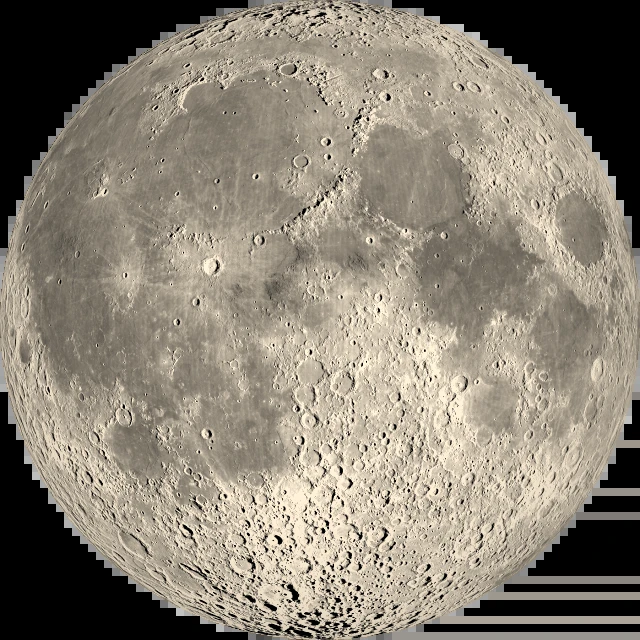
#> input picture site/assets/img/moon.webp, 640 x 640 px
$ python moon.py ../site/assets/img/moon.webp ../site/assets/img/moon.webp 3
#> lines starting #> are read from the running program, lines starting #| are printed output that depends on the picture
"""Moon disc for the opening gate, from NASA's public-domain LRO WAC near-side mosaic
(NASA/GSFC/Arizona State University, via Wikimedia Commons: File:Moon_nearside_LRO.jpg).

python3 tools/moon.py <Moon_nearside_LRO.jpg> site/assets/img/moon.webp [size]
"""
import sys
import numpy as np
import cv2

src, dst = sys.argv[1], sys.argv[2]
N = int(sys.argv[3]) if len(sys.argv) > 3 else 720
im = cv2.imread(src).astype(np.float32) / 255
g = im.mean(axis=2)
# find the disc: the bright region's extent
ys, xs = np.where(g > .08)
cx, cy = (xs.min() + xs.max()) / 2, (ys.min() + ys.max()) / 2
#> cx = 319.5; cy = 319.5
r = max(xs.max() - xs.min(), ys.max() - ys.min()) / 2
#> r = 319.5
pad = int(r * 1.0)
#> pad = 319
crop = im[int(cy - pad):int(cy + pad), int(cx - pad):int(cx + pad)]
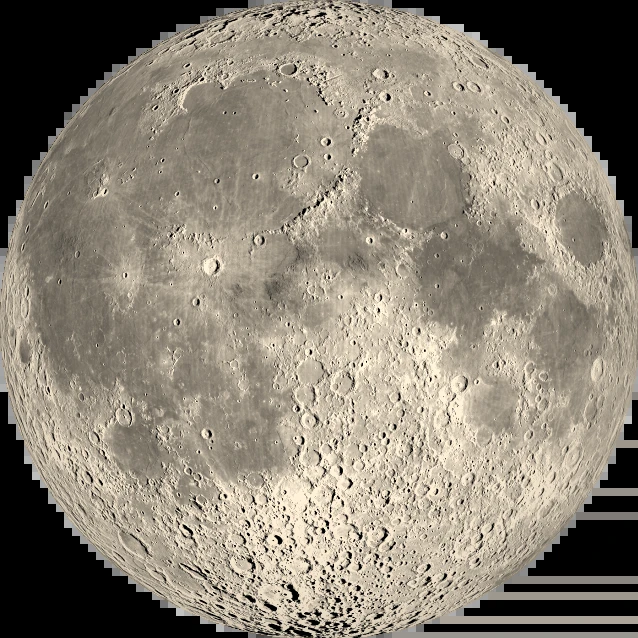
#> crop: shape (638, 638, 3) float32; mean B, G, R 0.459, 0.512, 0.544
crop = cv2.resize(crop, (N, N), interpolation=cv2.INTER_AREA)
yy, xx = np.mgrid[0:N, 0:N].astype(np.float32)
d = np.hypot(xx - N / 2 + .5, yy - N / 2 + .5) / (N / 2)
lum = crop.mean(axis=2)
#> lum = [[0.292, 0.572, 0.379], [0.537, 0.646, 0.584], [0.364, 0.683, 0.489]]
# soft tone curve: open the maria a little, keep crater relief
lum = np.clip((lum - .03) / .5, 0, 1) ** .72
#> lum = [[0.628, 1, 0.771], [1, 1, 1], [0.748, 1, 0.941]]
# gentle limb darkening so it reads as a sphere at full phase, plus a cool rim
mu = np.sqrt(np.clip(1 - d * d, 0, 1))
lum = lum * (.72 + .28 * mu ** .6)
#> lum = [[0.543, 0.955, 0.667], [0.955, 1, 0.955], [0.647, 0.955, 0.814]]
tint = np.array([.84, .94, 1.0])[None, None, :]  # BGR: warm ivory
col = lum[..., None] * tint * 1.04
alpha = np.clip((1 - d) * N / 2 / 1.2, 0, 1)
out = np.dstack([np.clip(col, 0, 1) * 255, alpha * 255]).astype(np.uint8)
cv2.imwrite(dst, out, [cv2.IMWRITE_WEBP_QUALITY, 90])
print(dst, N)

$ run again, with site/assets/img/botanical.webp copied over site/assets/img/moon.webp
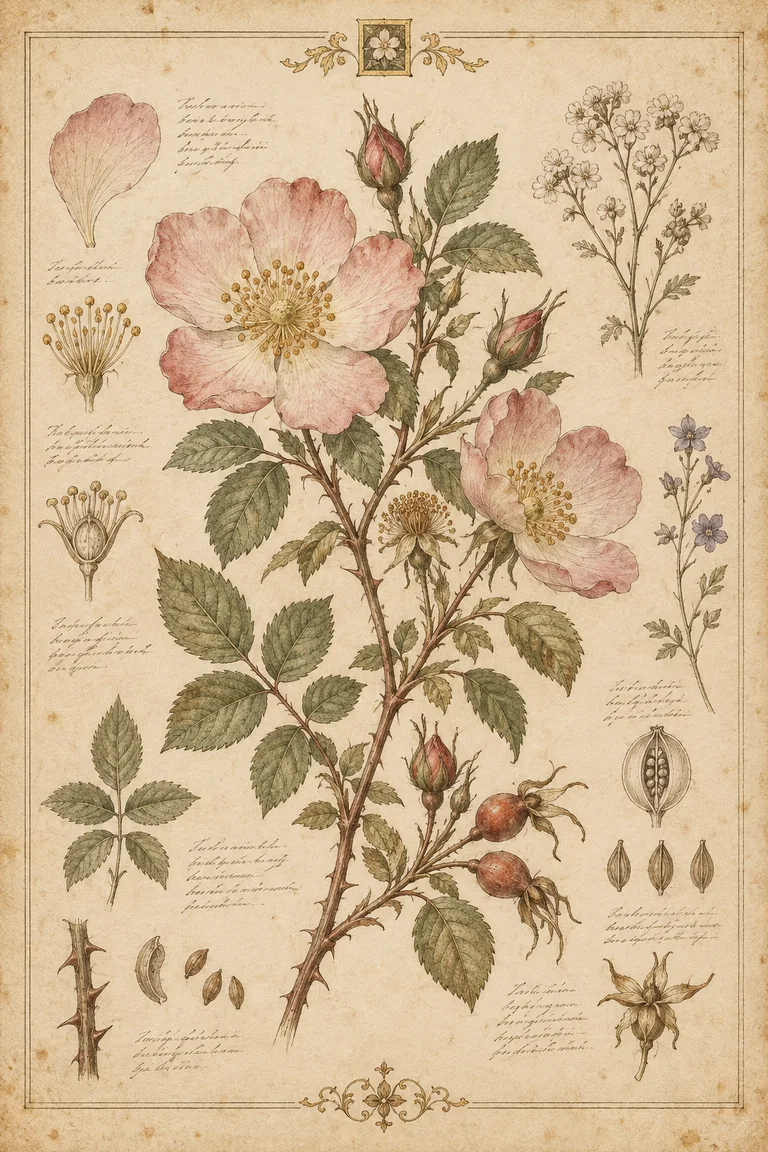
#> input picture site/assets/img/botanical.webp, 768 x 1152 px
#> `g = im.mean(axis=2)`:
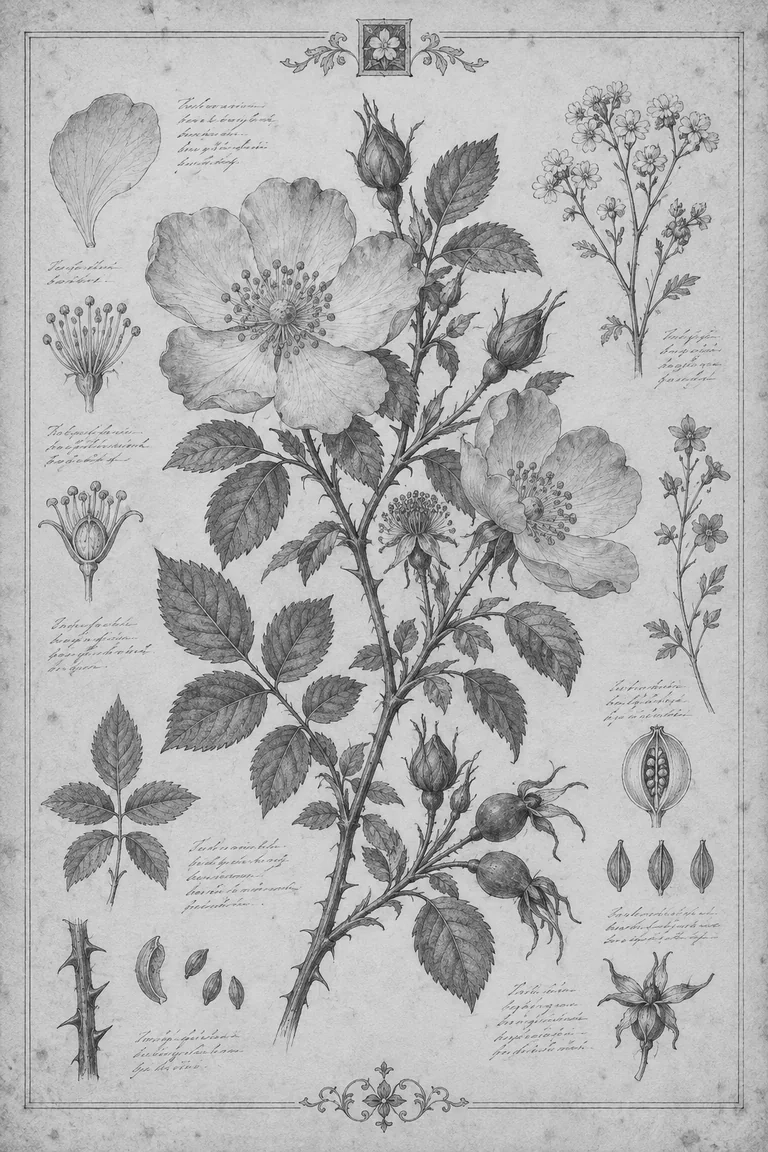
#> g: shape (1152, 768) float32; min 0.0575, max 0.944, mean 0.699
#> cx = 383.5; cy = 575.5
#> pad = 575
#> `crop = im[int(cy - pad):int(cy + pad), int(cx - pad):int(cx + pad)]`:
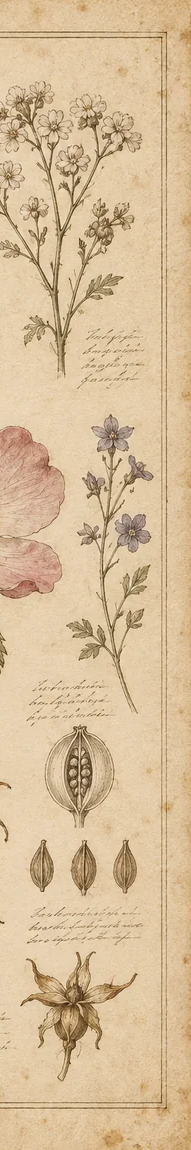
#> crop: shape (1150, 191, 3) float32; mean B, G, R 0.603, 0.742, 0.842
#> `lum = crop.mean(axis=2)`: lum = [[0.722, 0.719, 0.736], [0.745, 0.725, 0.735], [0.755, 0.698, 0.732]]
#> `lum = np.clip((lum - .03) / .5, 0, 1) ** .72`: lum = [[1, 1, 1], [1, 1, 1], [1, 1, 1]]
#> `lum = lum * (.72 + .28 * mu ** .6)`: lum = [[0.865, 0.955, 0.865], [0.955, 1, 0.955], [0.865, 0.955, 0.865]]

$ run again, with site/assets/img/cake.webp copied over site/assets/img/moon.webp
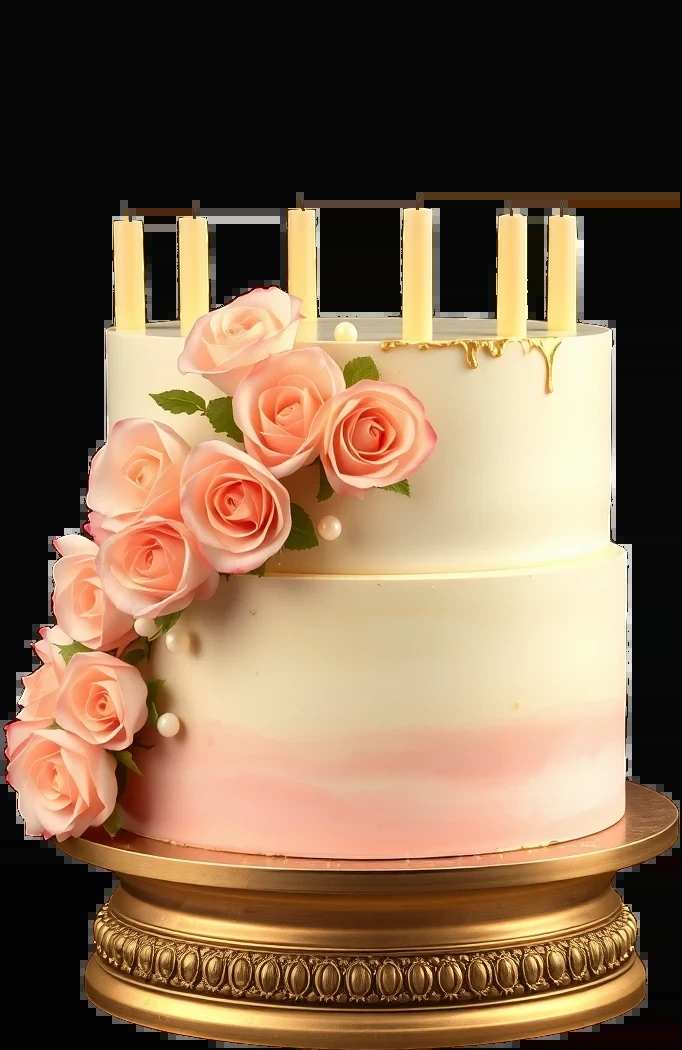
#> input picture site/assets/img/cake.webp, 682 x 1050 px
#> `g = im.mean(axis=2)`:
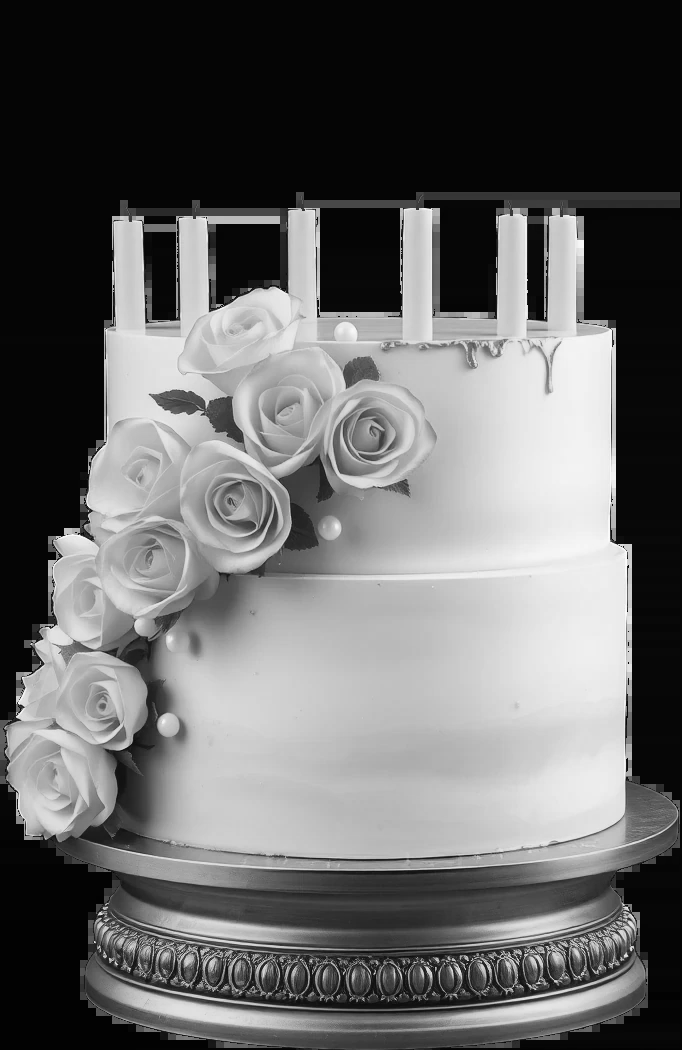
#> g: shape (1050, 682) float32; min 0.00654, max 0.992, mean 0.403
#> cx = 339.5; cy = 620.5
#> r = 428.5
#> pad = 428
#> `crop = im[int(cy - pad):int(cy + pad), int(cx - pad):int(cx + pad)]`:
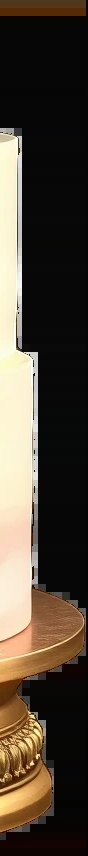
#> crop: shape (856, 88, 3) float32; mean B, G, R 0.216, 0.268, 0.309
#> `lum = crop.mean(axis=2)`: lum = [[0.382, 0.0348, 0.0341], [0.849, 0.186, 0.0273], [0.521, 0.255, 0.0895]]
#> `lum = np.clip((lum - .03) / .5, 0, 1) ** .72`: lum = [[0.777, 0.0354, 0.0313], [1, 0.432, 0], [0.986, 0.563, 0.216]]
#> `lum = lum * (.72 + .28 * mu ** .6)`: lum = [[0.672, 0.0338, 0.0271], [0.955, 0.432, 0], [0.853, 0.537, 0.187]]
